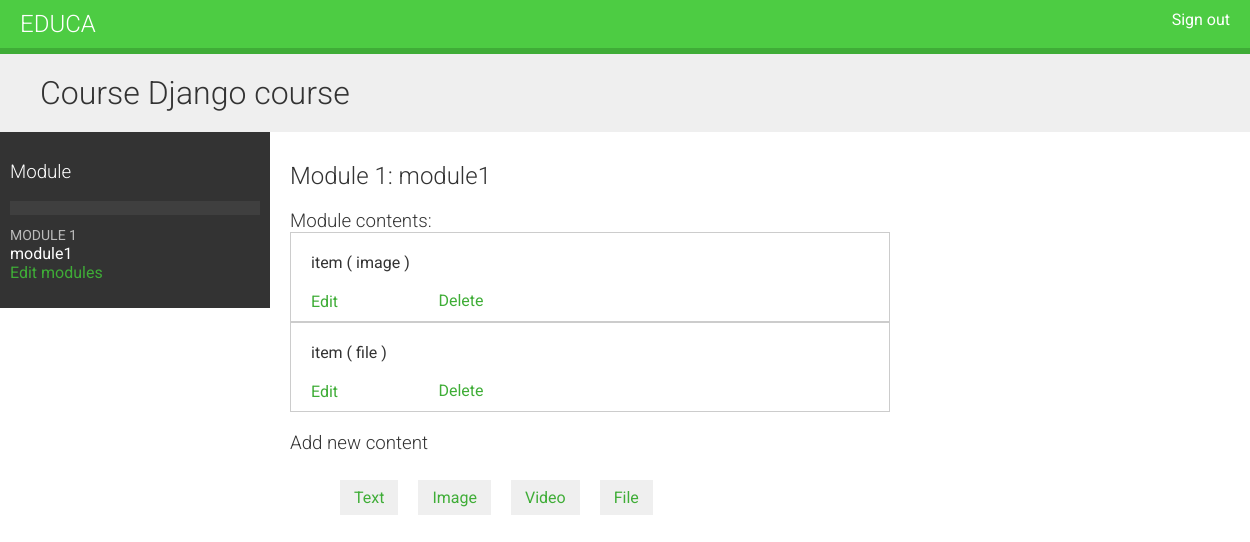
The app's page /course/module/6/ (signed in), older data.
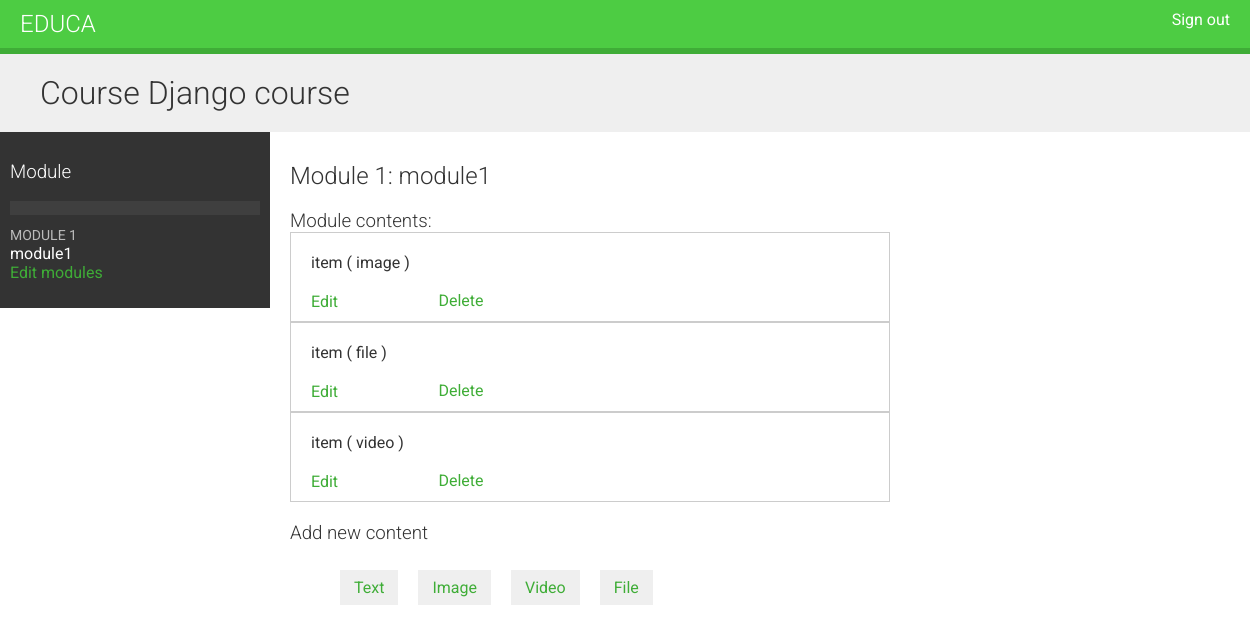
The same page, newer data.
### courses/models.py (models this page shows, shortened)
class Module(models.Model):
    course = models.ForeignKey(Course, related_name='modules', on_delete=models.CASCADE)
    title = models.CharField(max_length=200)
    description = models.TextField()
    order = OrderField(blank=True, for_fields=['course'])
    class Meta:
        ordering = ['order']

class Content(models.Model):
    module = models.ForeignKey(Module, related_name='contents', on_delete=models.CASCADE)
    content_type = models.ForeignKey(ContentType,
                                     on_delete=models.CASCADE,
                                     limit_choices_to={'model__in': ('text', 'video', 'image', 'file')})
    object_id = models.PositiveIntegerField()
    item = GenericForeignKey('content_type', 'object_id')
    order = OrderField(blank=True, for_fields=['module'])
    class Meta:
        ordering = ['order']

### courses/views.py (the view)
# urls.py: path('module/<int:module_id>/', views.ModuleContentListView.as_view(), name='module_content_list'),
class ModuleContentListView(TemplateResponseMixin, View):
    template_name = 'courses/manage/module/content_list.html'
    def get(self, request, module_id):
        module = get_object_or_404(Module, id=module_id, course__owner=request.user)
        return self.render_to_response({'module': module})

### courses/templatetags/course.py (called while the page is built)
@register.filter
def model_name(obj):
    try:
        return obj._meta.model_name
    except AttributeError:
        return None

### courses/templates/courses/manage/module/content_list.html (shortened to what this page needs)
{% extends 'base.html' %}
{% load course %}
{% block content %}
    {% with course=module.course %}
        <h1>Course {{ course.title }}</h1>
        <div class="contents">
            <h3>Module</h3>
            <ul id="modules">
                {% for m in course.modules.all %}
                    <li data-id="{{ m.id }}" {% if m == module %} class="selected" {% endif %}></li>
                    <a href="{% url 'module_content_list' m.id %}">
                        <span>
                            Module <span class="order">{{ m.order|add:1 }}</span>
                        </span>
                        <br>
                        {{ m.title }}
                    </a>
                {% empty %}
                    <li>No modules yet.</li>
                {% endfor %}
            </ul>
            <p>
                <a href="{% url 'course_module_update' course.id  %}">
                    Edit modules
                </a>
            </p>
        </div>
        <div class="module">
            <h2>Module {{ module.order|add:1 }}: {{ module.title }}</h2>
            <h3>Module contents:</h3>
            <div id="module-contents">
                {% for content in module.contents.all %}
                    <div data-id="{{ content.id }}">
                        {% with item=content.item %}
                            <p>item ( {{ item|model_name }} )</p>
                            <a href="{% url 'module_content_update' module.id item|model_name item.id">Edit</a>
                            <form action="{% url 'module_content_delete' content.id %}" method="post">
                                <input type="submit" value="Delete">
                            </form>
                        {% endwith %}
                    </div>
                {% empty %}
                    <p>This module has no contents yet.</p>
                {% endfor %}
            </div>
            <h3>Add new content</h3>
            <ul class="content-types">
                <li>
                    <a href="{% url 'module_content_create' module.id 'text' %}">Text</a>
                </li>
                <li>
                    <a href="{% url 'module_content_create' module.id 'image' %}">Image</a>
                </li>
                <li>
                    <a href="{% url 'module_content_create' module.id 'video' %}">Video</a>
                </li>
                <li>
                    <a href="{% url 'module_content_create' module.id 'file' %}">File</a>
                </li>
            </ul>
        </div>
    {% endwith %}
{% endblock %}

Row changes from the older to the newer data that the page shows:
added Content: item|model_name "video"
